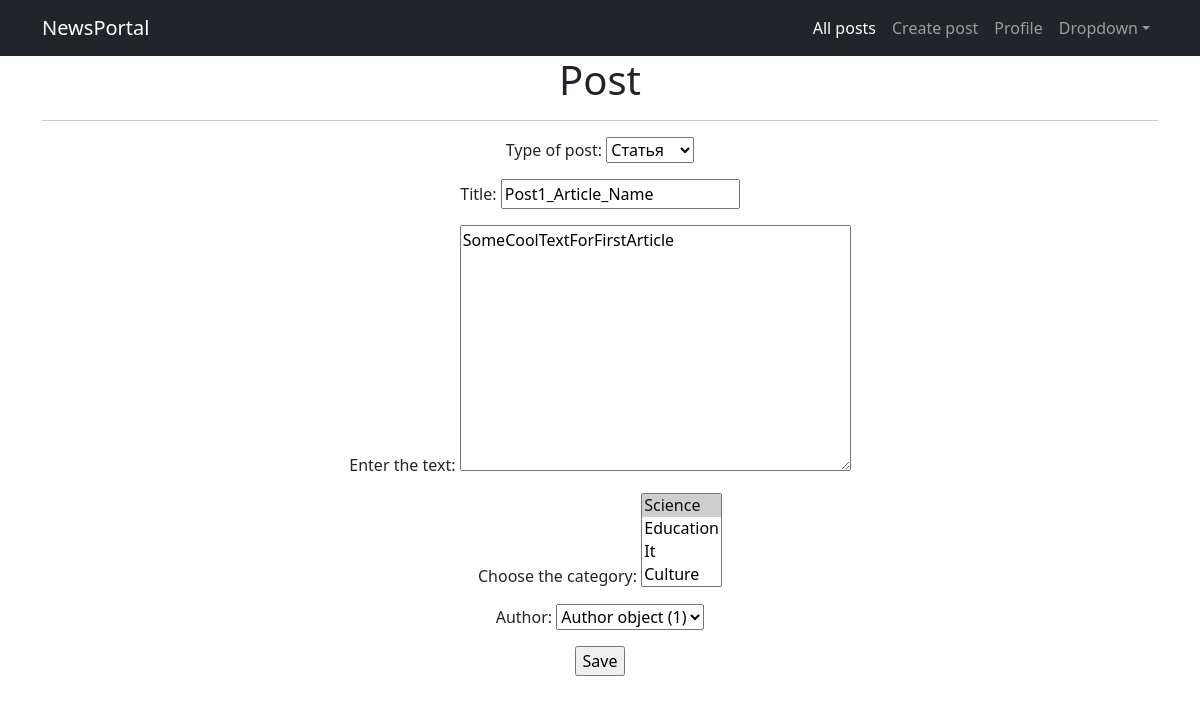
The app's page /posts/1/edit/ (signed in) with its own data.
### news/models.py (models this page shows, shortened)
class Post(models.Model):
    NEWS = 'NE'
    ARTICLE = 'AR'
    TYPES = [(NEWS, 'Новость'), (ARTICLE, 'Статья')]
    post_datetime = models.DateTimeField(auto_now_add=True)
    post_type = models.CharField(max_length=2, choices=TYPES, default=NEWS)
    post_name = models.CharField(max_length=255)
    post_value = models.TextField()
    post_rate = models.SmallIntegerField(default=0)
    post_author = models.ForeignKey(Author, on_delete=models.CASCADE)
    post_category = models.ManyToManyField(to='Category', through='PostCategory')

### news/views.py (the view)
# urls.py: path('<int:pk>/edit/', PostUpdate.as_view(), name='post_update'),
class PostUpdate(PermissionRequiredMixin, UpdateView):
    permission_required = ('news.change_post')
    form_class = PostForm
    model = Post
    template_name = 'post_edit.html'

### news/forms.py
class PostForm(forms.ModelForm):
    class Meta:
        model = Post
        fields = [
            'post_type',
            'post_name',
            'post_value',
            'post_category',
            'post_author',
        ]
        labels = {
            'post_type': 'Type of post',
            'post_name': 'Title',
            'post_value': 'Enter the text',
            'post_category': 'Choose the category',
            'post_author': 'Author',
        }

### news/models.py (called while the page is built)
    def __str__(self):
        return self.category_name.title()

### templates/post_edit.html (shortened to what this page needs)
{% extends 'flatpages/default.html' %}
{% block content %}
<h1>Post</h1>
<hr>
<form action="" method="post">
    {{ form.as_p }}
    <input type="submit" value="Save">
</form>
{% endblock content %}

### records on screen
Post: post_type "Статья", post_name "Post1_Article_Name", post_value "SomeCoolTextForFirstArticle", post_author "Author object (1)"
